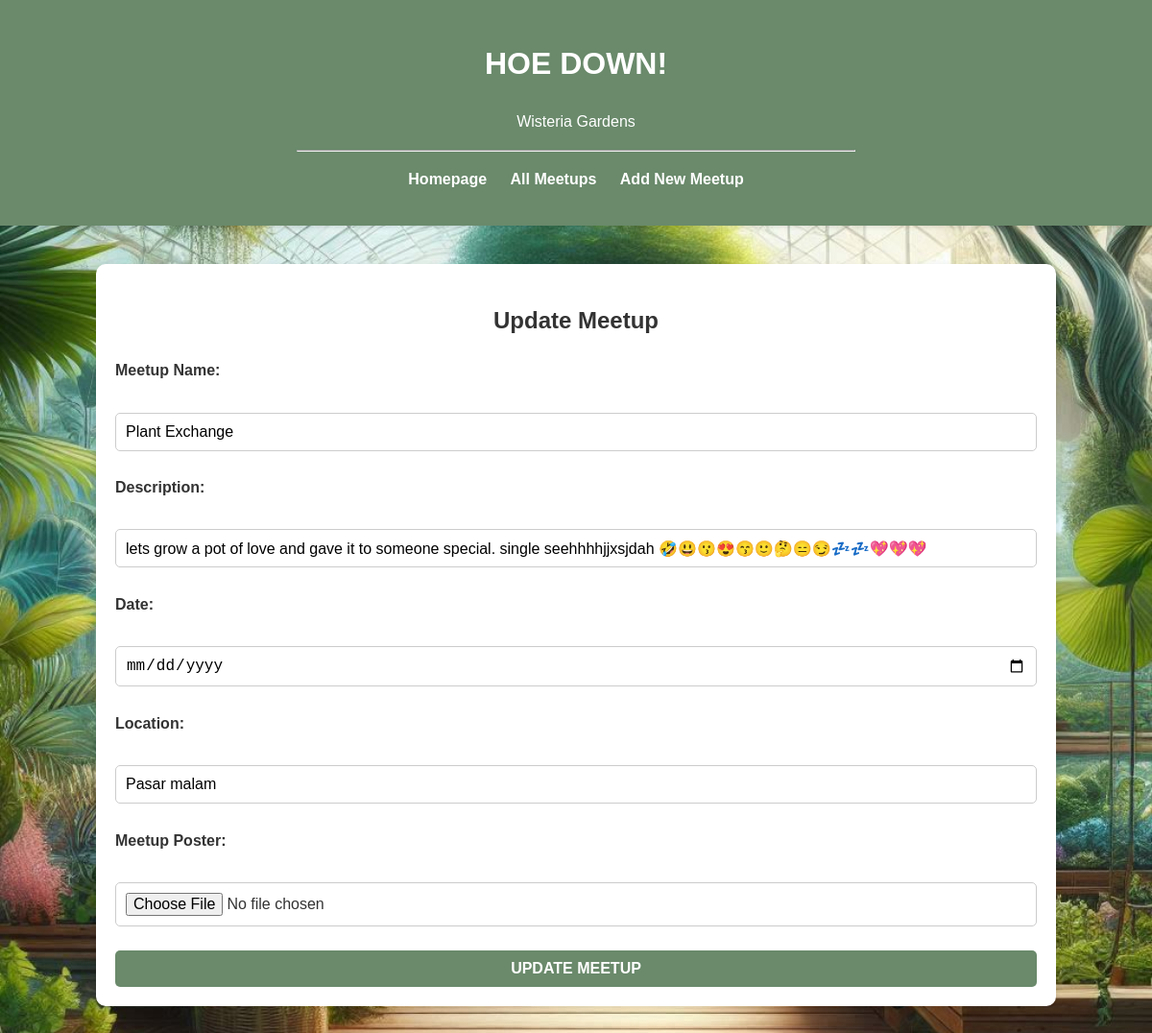
Page /hoe/update_meetup/2/ on the committed database.
### mint/models.py (models this page shows)
class Meetup(models.Model):
    meetup_id = models.AutoField(primary_key=True)
    meetup_name = models.CharField(max_length=30)
    meetup_description = models.CharField(max_length=100)
    meetup_date = models.DateField()
    meetup_location = models.CharField(max_length=50)
    meetup_poster = models.ImageField(upload_to='posters/', blank=True, null=True)

### mint/views.py (the view, shortened to what this page needs)
# urls.py: path('update_meetup/<int:meetup_id>/', views.update_meetup, name='update_meetup'),
def update_meetup(request, meetup_id):
    meetup = get_object_or_404(Meetup, meetup_id=meetup_id)
    context = {'meetup': meetup}
    return render(request, 'update_meetup.html', context)

### mint/templates/update_meetup.html (shortened to what this page needs)
{% extends 'base.html' %}
{% block content %}
<form method="post"  enctype="multipart/form-data" action="{% url 'update_meetup' meetup.meetup_id %}">
    <center><h2>Update Meetup</h2></center>
    <label for="meetup_name">Meetup Name:</label><br>
    <input type="text" name="meetup_name" id="meetup_name" value="{{ meetup.meetup_name }}" required><br>
<br>
    <label for="meetup_description">Description:</label><br>
    <input type="text" name="meetup_description" id="meetup_description" value="{{ meetup.meetup_description }}" required><br>
<br>
    <label for="meetup_date">Date:</label><br>
    <input type="date" name="meetup_date" id="meetup_date" value="{{ meetup.meetup_date }}" required><br>
<br>
    <label for="meetup_location">Location:</label><br>
    <input type="text" name="meetup_location" id="meetup_location" value="{{ meetup.meetup_location }}" required><br>
<br>
    <label for="meetup_poster">Meetup Poster:</label><br>
    <input type="file" name="meetup_poster" id="meetup_poster"><br><br>
    <input class="button approve-btn" type="submit" value="Update Meetup">
</form>
{% endblock %}

### rows in the picture
Meetup: meetup_name "Plant Exchange", meetup_description "lets grow a pot of love and gave it to someone special. single seehhhhjjxsjdah 🤣😃😗😍😙🙂🤔😑😏💤💤💖💖💖", meetup_location "Pasar malam"
